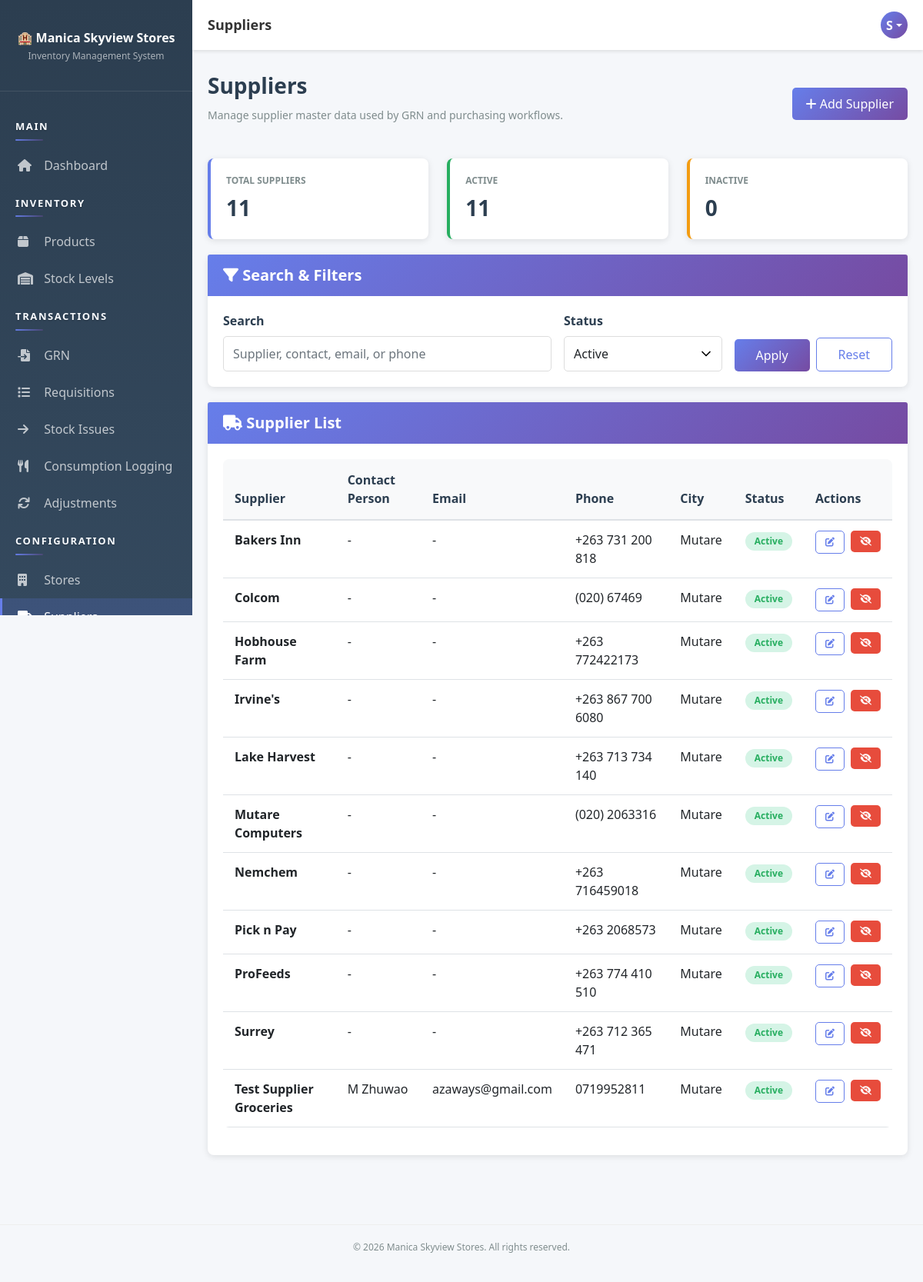
The app's page /pages/suppliers/index.php (signed in), older data.
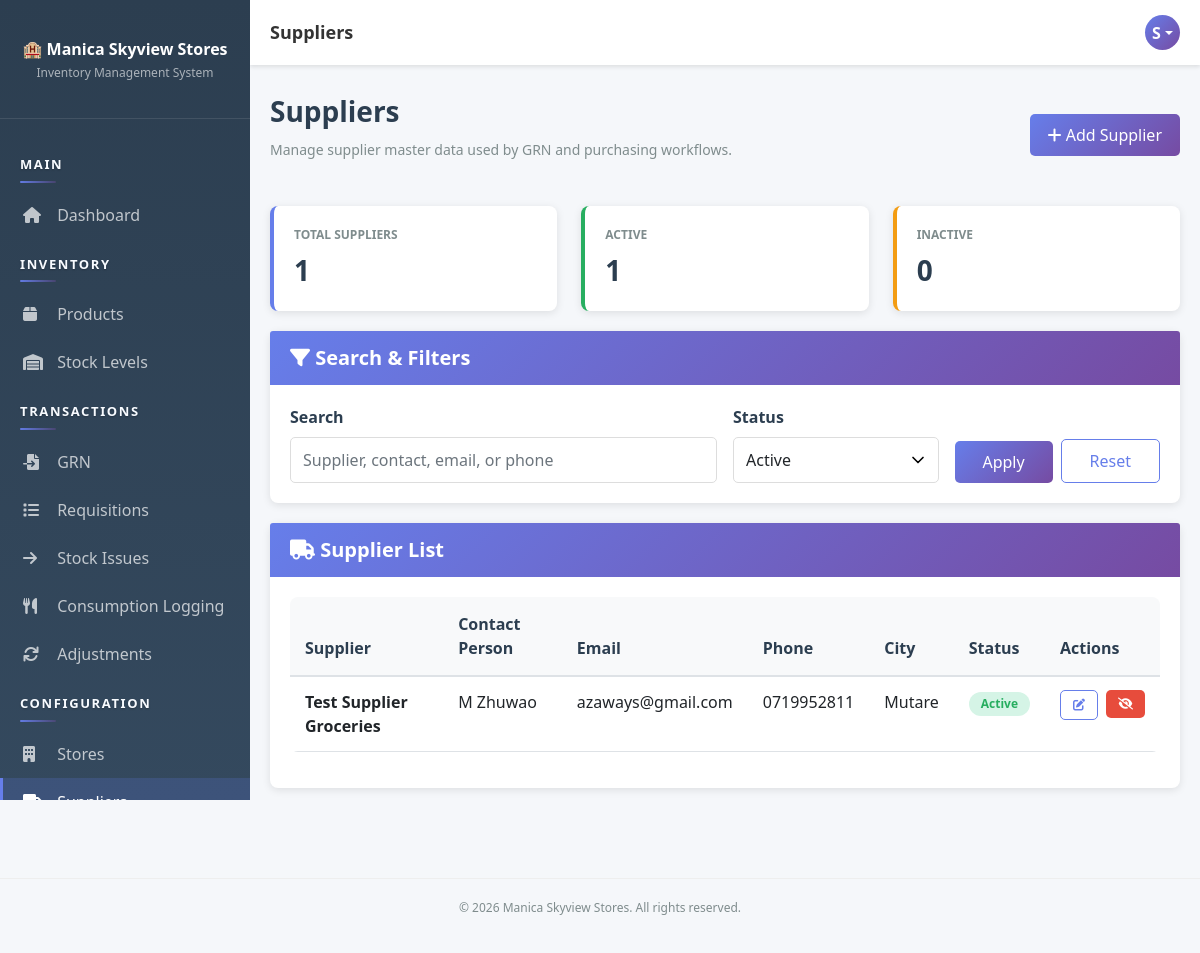
The same page, newer data.
### tables this page shows
CREATE TABLE `suppliers` (
  `supplier_id` int(11) NOT NULL AUTO_INCREMENT,
  `supplier_name` varchar(100) NOT NULL,
  `contact_person` varchar(100) DEFAULT NULL,
  `email` varchar(100) DEFAULT NULL,
  `phone` varchar(20) DEFAULT NULL,
  `address` text DEFAULT NULL,
  `city` varchar(50) DEFAULT NULL,
  `postal_code` varchar(20) DEFAULT NULL,
  `payment_terms` varchar(100) DEFAULT NULL,
  `status` enum('active','inactive') DEFAULT 'active',
  `created_at` timestamp NOT NULL DEFAULT current_timestamp(),
  `updated_at` timestamp NOT NULL DEFAULT current_timestamp() ON UPDATE current_timestamp(),
  PRIMARY KEY (`supplier_id`)
);

### app/bootstrap.php (called while the page is built, shortened)
<?php
function autoload($class) {
    $paths = [
        __DIR__ . '/helpers/' . $class . '.php',
        __DIR__ . '/models/' . $class . '.php',
        __DIR__ . '/controllers/' . $class . '.php'
    ];
    foreach ($paths as $path) {
        if (file_exists($path)) {
            return;
        }
    }
}

### app/helpers/Database.php (called while the page is built, shortened)
<?php
class Database {
    private static $instance = null;
    private $connection = null;
    private function __construct() {
        try {
            $this->connection = new mysqli(DB_HOST, DB_USER, DB_PASS, DB_NAME);
            $this->connection->set_charset('utf8mb4');
        } catch (Exception $e) {
            die('Error: ' . $e->getMessage());
        }
    }
    public static function getInstance() {
        if (self::$instance === null) {
            self::$instance = new Database();
        }
        return self::$instance;
    }
    public function getConnection() {
        return $this->connection;
    }
}

### app/controllers/Controller.php (called while the page is built, shortened)
<?php
class Controller {
    protected $db;
    public function __construct() {
        $this->db = Database::getInstance()->getConnection();
        $this->loadCurrentUser();
    }
    protected function loadCurrentUser() {
        if (isset($_SESSION['user_id'])) {
            $sql = "SELECT u.*, r.role_name FROM users u
                    JOIN roles r ON u.role_id = r.role_id
                    WHERE u.user_id = ?";
            $stmt = $this->db->prepare($sql);
            $stmt->bind_param('i', $_SESSION['user_id']);
            $stmt->execute();
            $this->currentUser = $stmt->get_result()->fetch_assoc();
        }
    }
}

### app/controllers/SupplierController.php (called while the page is built, shortened)
<?php
class SupplierController extends Controller {
    public function __construct() {
        parent::__construct();
    }
    public function getSuppliers($filters = []) {
        $sql = "SELECT * FROM suppliers WHERE 1 = 1";
        $types = '';
        $params = [];
        $status = $filters['status'] ?? 'active';
        if (in_array($status, ['active', 'inactive'], true)) {
            $sql .= " AND status = ?";
            $types .= 's';
            $params[] = $status;
        }
        $sql .= " ORDER BY supplier_name ASC";
        if ($types !== '') {
            $stmt = $this->db->prepare($sql);
            $stmt->bind_param($types, ...$params);
            $stmt->execute();
            return $stmt->get_result()->fetch_all(MYSQLI_ASSOC);
        }
        return $this->db->query($sql)->fetch_all(MYSQLI_ASSOC);
    }
    public function getStats() {
        $stats = [
            'active' => 0,
            'inactive' => 0,
            'total' => 0
        ];
        $result = $this->db->query("SELECT status, COUNT(*) AS c FROM suppliers GROUP BY status");
        while ($row = $result->fetch_assoc()) {
            if ($row['status'] === 'active') {
                $stats['active'] = (int)$row['c'];
            }
            $stats['total'] += (int)$row['c'];
        }
        return $stats;
    }
}

### pages/suppliers/index.php (the view, shortened to what the changed rows need)
<?php
require_once __DIR__ . '/../../app/bootstrap.php';
$controller = new SupplierController();
$filters = [
    'q' => $_GET['q'] ?? '',
    'status' => $_GET['status'] ?? 'active'
];
$suppliers = $controller->getSuppliers($filters);
$stats = $controller->getStats();
include __DIR__ . '/../../app/views/layout-header.php';
?>
<div class="page-header d-flex justify-content-between align-items-center">
    <div>
        <h1>Suppliers</h1>
    </div>
</div>
<div class="row">
    <div class="col-md-4 col-lg-4">
        <div class="stat-card">
            <div class="stat-label">Total Suppliers</div>
            <div class="stat-value"><?php echo (int)$stats['total']; ?></div>
        </div>
    </div>
    <div class="col-md-4 col-lg-4">
        <div class="stat-card success">
            <div class="stat-label">Active</div>
            <div class="stat-value"><?php echo (int)$stats['active']; ?></div>
        </div>
    </div>
</div>
<div class="card">
    <div class="card-body">
        <?php if (!empty($suppliers)): ?>
            <div class="table-responsive">
                <table class="table">
                    <thead>
                        <tr>
                            <th>Supplier</th>
                            <th>Contact Person</th>
                            <th>Email</th>
                            <th>Phone</th>
                            <th>City</th>
                            <th>Status</th>
                            <th>Actions</th>
                        </tr>
                    </thead>
                    <tbody>
                        <?php foreach ($suppliers as $supplier): ?>
                            <tr>
                                <td><strong><?php echo htmlspecialchars($supplier['supplier_name']); ?></strong></td>
                                <td><?php echo htmlspecialchars($supplier['contact_person'] ?: '-'); ?></td>
                                <td><?php echo htmlspecialchars($supplier['email'] ?: '-'); ?></td>
                                <td><?php echo htmlspecialchars($supplier['phone'] ?: '-'); ?></td>
                                <td><?php echo htmlspecialchars($supplier['city'] ?: '-'); ?></td>
                                <td><span class="badge badge-<?php echo $supplier['status'] === 'active' ? 'success' : 'warning'; ?>"><?php echo ucfirst($supplier['status']); ?></span></td>
                                <td>
                                    <div class="d-flex gap-2">
                                        <a class="btn btn-sm btn-outline-primary" href="<?php echo SITE_URL; ?>pages/suppliers/edit.php?id=<?php echo (int)$supplier['supplier_id']; ?>"><i class="fas fa-edit"></i></a>
                                        <form method="POST" style="display:inline;">
                                            <button type="submit" class="btn btn-sm <?php echo $supplier['status'] === 'active' ? 'btn-danger' : 'btn-success'; ?>">
                                                <i class="fas <?php echo $supplier['status'] === 'active' ? 'fa-eye-slash' : 'fa-check'; ?>"></i>
                                            </button>
                                        </form>
                                    </div>
                                </td>
                            </tr>
                        <?php endforeach; ?>
                    </tbody>
                </table>
            </div>
        <?php else: ?>
            <div class="alert alert-info">No suppliers found.</div>
        <?php endif; ?>
    </div>
</div>
<?php include __DIR__ . '/../../app/views/layout-footer.php'; ?>

Row changes from the older to the newer data that the page shows:
removed suppliers: supplier_name "Bakers Inn", contact_person "-", email "-", phone "+263 731 200 818", city "Mutare", status "Active"
removed suppliers: supplier_name "Colcom", contact_person "-", email "-", phone "(020) 67469", city "Mutare", status "Active"
removed suppliers: supplier_name "Hobhouse Farm", contact_person "-", email "-", phone "+263 772422173", city "Mutare", status "Active"
removed suppliers: supplier_name "Irvine's", contact_person "-", email "-", phone "+263 867 700 6080", city "Mutare", status "Active"
removed suppliers: supplier_name "Lake Harvest", contact_person "-", email "-", phone "+263 713 734 140", city "Mutare", status "Active"
removed suppliers: supplier_name "Mutare Computers", contact_person "-", email "-", phone "(020) 2063316", city "Mutare", status "Active"
removed suppliers: supplier_name "Nemchem", contact_person "-", email "-", phone "+263 716459018", city "Mutare", status "Active"
removed suppliers: supplier_name "Pick n Pay", contact_person "-", email "-", phone "+263 2068573", city "Mutare", status "Active"
removed suppliers: supplier_name "ProFeeds", contact_person "-", email "-", phone "+263 774 410 510", city "Mutare", status "Active"
removed suppliers: supplier_name "Surrey", contact_person "-", email "-", phone "+263 712 365 471", city "Mutare", status "Active"
Text that changed along with them:
$stats['total']: "11" → "1"
$stats['active']: "11" → "1"
